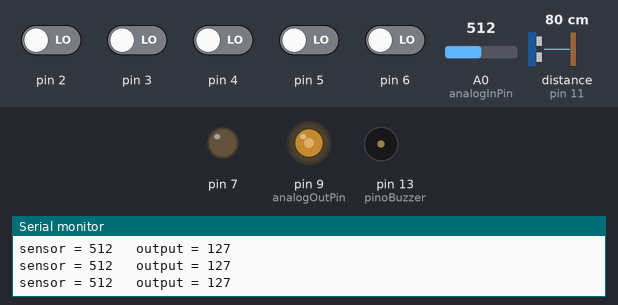
The sketch below on a simulated Arduino Uno, built with avr-gcc and run on an emulated ATmega328P. Shown: output pins drawn as LEDs (lit = HIGH), buzzer (waves = sounding), the last lines printed to the serial monitor. The inputs (shaded band) are chosen by the test bench; at power-on: pin 2–6 LOW, A0 (analogInPin) = 512, distance to the obstacle (sensor on pin 11) 80 cm. The echo pulse lasts 58.3 µs per cm; pins used as bus, display or sensor lines are not drawn.

Above: at 1.2 s.
1.3 s: A0 (analogInPin) set to 122
At 2.5 s:
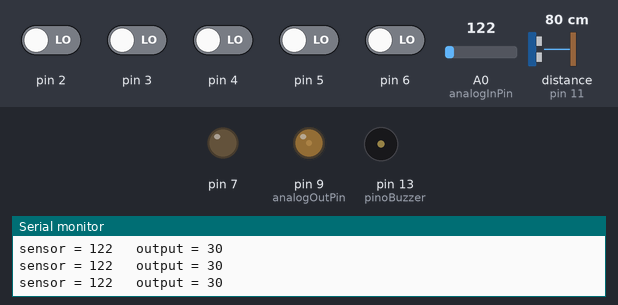
2.8 s: distance to the obstacle (sensor on pin 11) set to 33 cm
5.5 s: distance to the obstacle (sensor on pin 11) set to 27 cm
At 6.7 s:
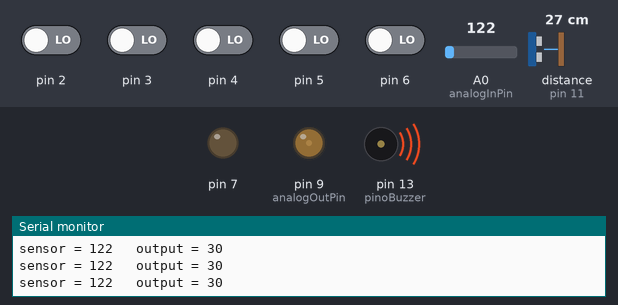
7.0 s: pin 3 driven HIGH
At 7.5 s:
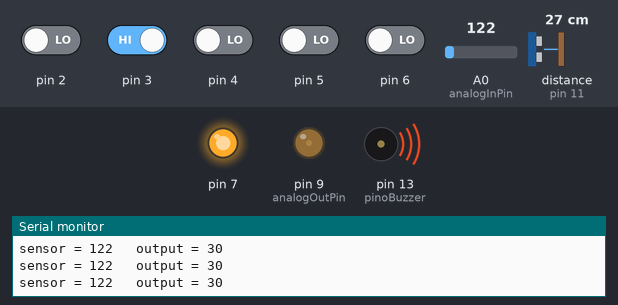
8.5 s: A0 (analogInPin) set to 0
At 8.8 s:
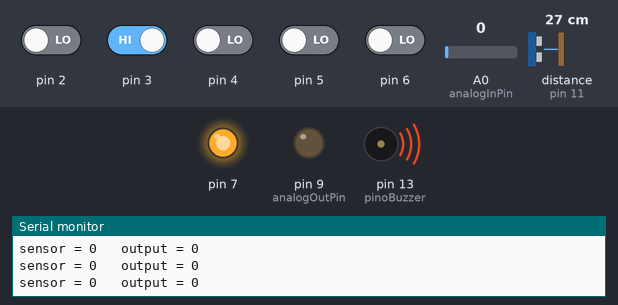
10.0 s: distance to the obstacle (sensor on pin 11) set to 120 cm
At 10.5 s:
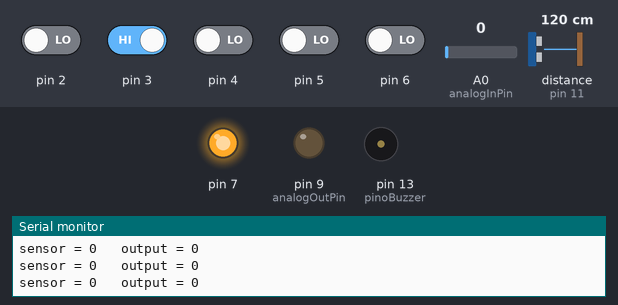
Timing chart, 0 to 12.5 s (numbered marks = the images above; inputs shaded):
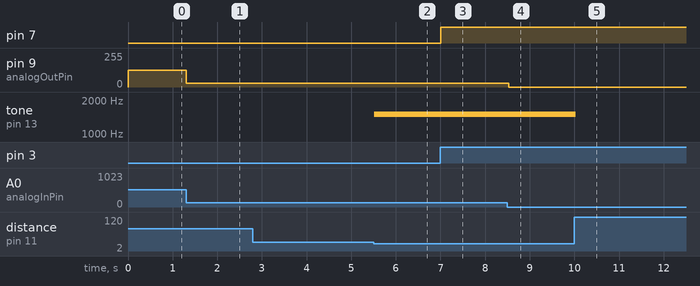

The sketch:

17102018-PiR_Ultra-2-Sensors-2_Act-GPIO-comparador-Timer-v3.ino
```cpp
//COMPARADOR - Ultrasonic Sensor
// These constants won't change. They're used to give names to the pins used:
const int analogInPin = A0;  // Analog input pin that the Ultrasonic trig pin is attached to
const int analogOutPin = 9; // Analog output pin that the LED is attached to

int sensorValue;        // value read from the port
int outputValue;        // value output to the PWM (analog out)

//PiR Sensor Constants
//const int pinoPIR = 3;                  //PINO DIGITAL UTILIZADO PELO SENSOR DE PRESENÇA//Pino 3 = DDRD = 1 << 3 // const int pinoPIR = 3;
//const int pinoLED = 7;                   //PINO DIGITAL UTILIZADO PELO LED// Com gpio => PORTD = 1 << 7 // const int pinoLED = 7;
#include <TimerOne.h>                     //TIMER FUNCTION FOR PIR SENSOR
int outputValueLED;                      //value output to the led

//Ultrasonic Sensor Constants
#include "Ultrasonic.h"   //INCLUSÃO DA BIBLIOTECA NECESSÁRIA PARA FUNCIONAMENTO DO CÓDIGO

const int echoPin = 11;   //PINO DIGITAL UTILIZADO PELO HC-SR04 ECHO(RECEBE)  //
const int trigPin = 8;  //PINO DIGITAL UTILIZADO PELO HC-SR04 TRIG(ENVIA)     //
const int pinoBuzzer = 13;  //PINO DIGITAL EM QUE O BUZZER ESTÁ CONECTADO //

Ultrasonic ultrasonic(trigPin,echoPin);   //INICIALIZANDO OS PINOS

int distancia;    //CRIA UMA VARIÁVEL CHAMADA "distancia" DO TIPO INTEIRO
String result;    //CRIA UMA VARIÁVEL CHAMADA "result" DO TIPO STRING

void setup(){

      //COMPARADOR - Ultrasonic Sensor
          // initialize serial communications at 9600 bps:
  Serial.begin(9600);
          //ACD = 0, habilita o comparador analogico
          //ACIE = 1, habilita interrupção do comparador
          //ACIS1:0 = 11, habilita interrupção por borda de subida
          //ACSR = ( 0 << ACD ) | ( 1 << ACIE ) | ( 1 << ACIS1 ) | ( 1 << ACIS0 );

  //Define PIN PiR
    // DDRD = 0 << 3;            //DEFINE O PINO 3 COMO ENTRADA // DDRD = 1 << 3 // pinMode(pinoPIR, INPUT);0
    // DDRD = 1 << 7;           //DEFINE O PINO 7 COMO SAÍDA  // DDRD = 1 << 7 // pinMode(pinoLED, OUTPUT);1

  DDRD = DDRD & B11110111;        // sets pin 3 as input - PiR
  DDRD = DDRD | B10000000;        //sets pin 7 as Output - LeD

 Timer1.initialize(1000000);// set a timer of length 100000 microseconds (or 0.1 sec - or 10Hz =>
 Timer1.attachInterrupt( timerIsr ); //Interrompe a rotina timerIsr

   //Define PIN Ultrasonic
  //pinMode(echoPin, INPUT);     //DEFINE O PINO 11 COMO ENTRADA (RECEBE)
  DDRB = DDRB & B11110111;
  //pinMode(trigPin, OUTPUT);     //DEFINE O PINO 8 COMO SAÍDA (ENVIA)
  DDRB = DDRB | B00000001;
  //pinMode(pinoBuzzer, OUTPUT);  //DECLARA O PINO 13 COMO SENDO SAÍDA
  DDRB = DDRB | B00100000;
}

void loop(){

      //COMPARATOR CCTO Ultrasonic
      // read the analog in value:
  sensorValue = analogRead(analogInPin);    //PINC = 255
      // map it to the range of the analog out:
  outputValue = map(sensorValue, 0, 1023, 0, 255);
      // change the analog out value:
  analogWrite(analogOutPin, outputValue);
      // print the results to the Serial Monitor:
  Serial.print("sensor = ");
  Serial.print(sensorValue);
  Serial.print("\t output = ");
  Serial.println(outputValue);
      // wait 2 milliseconds before the next loop for the analog-to-digital
      // converter to settle after the last reading:
  delay(2);

  //Programming PiR

 if(PIND = PIND & B00001000){           //SE A LEITURA DO PINO FOR IGUAL A HIGH, FAZ  // PORTD = 1 << 3 //  digitalRead(pinoPIR) == HIGH//DDRD == B00001000
  (PORTD = B10000000);              //ACENDE O LED                              // PORTD = 1 << 7 // digitalWrite(pinoLED, HIGH)//PORTD = B10000000
 }else{                                                           //SENÃO, FAZ
 (PORTD = B00000000);                 //APAGA O LED                               // PORTD = ~(1 << 7) // digitalWrite(pinoLED, LOW)//PORTD = B11110111
 }

 //Programming Ultrasonic
hcsr04();     // FAZ A CHAMADA DO MÉTODO "hcsr04()"

if(distancia <= 30){        // SE A DISTÂNCIA ENTRE O OBJETO E O SENSOR ULTRASONICO FOR MENOR     //QUE 30CM, FAZ
tone(pinoBuzzer,1500);      //ACIONA O BUZZER
//tone ((PORTB = PORTB & B00100000),1500); DESLIGAVA O CCTO
}else{                      //SENÃO, FAZ
noTone(pinoBuzzer);         //BUZZER PERMANECE DESLIGADO
}
}
  //MÉTODO RESPONSÁVEL POR CALCULAR A DISTÂNCIA
void hcsr04(){
//digitalWrite(trigPin, LOW);     //SETA O PINO 8 COM UM PULSO BAIXO "LOW"
PORTB = PORTB & B00000000;
delayMicroseconds(2);           // DELAY DE 2 MICROSSEGUNDOS
//digitalWrite(trigPin, HIGH);    //SETA O PINO 8 COM PULSO ALTO "HIGH"
PORTB = PORTB | B00000001;
delayMicroseconds(10);          // DELAY DE 10 MICROSSEGUNDOS
//digitalWrite(trigPin, LOW);     //SETA O PINO 8 COM PULSO BAIXO "LOW" NOVAMENTE
PORTB = PORTB & B00000000;
                                // FUNÇÃO RANGING, FAZ A CONVERSÃO DO TEMPO DE
                               //RESPOSTA DO ECHO EM CENTÍMETROS E ARMAZENA
                               //NA VARIÁVEL "distancia"
distancia = (ultrasonic.Ranging(CM));   // VARIÁVEL GLOBAL RECEBE O VALOR DA DISTÂNCIA MEDIDA
}
void timerIsr()
{
outputValueLED=map(PIND, 0, 1023, 0, 255);
Serial.println(outputValueLED);
}
```

Measured:
- the behaviour switches between 31 and 30 cm on distance to the obstacle (sensor on pin 11) (found by bisection; images 1 and 2)
- after the input at 1.3 s, pin 9 (analogOutPin): 127/255 → 30/255 at once
- after the input at 5.5 s, tone on pin 13 (pinoBuzzer): silent → 1500 Hz at once
- after the input at 7.0 s, pin 7: LOW → HIGH at once
- after the input at 8.5 s, pin 9 (analogOutPin): 30/255 → 0/255 at once
- after the input at 10.0 s, tone on pin 13 (pinoBuzzer): 1500 Hz → silent at once
